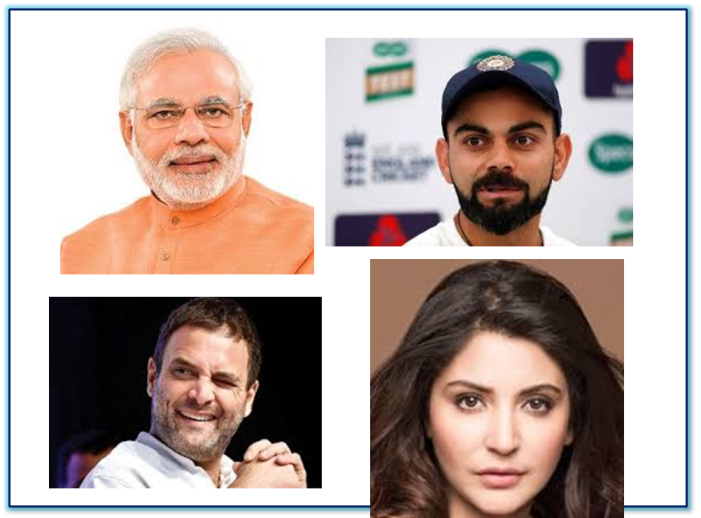
#> input picture Image Operation/Many_Faces.png, 701 x 518 px, found by its file name
$ python opencv1.py
#> lines starting #> are read from the running program, lines starting #| are printed output that depends on the picture
import cv2

img = cv2.imread('Many_Faces.PNG',0)
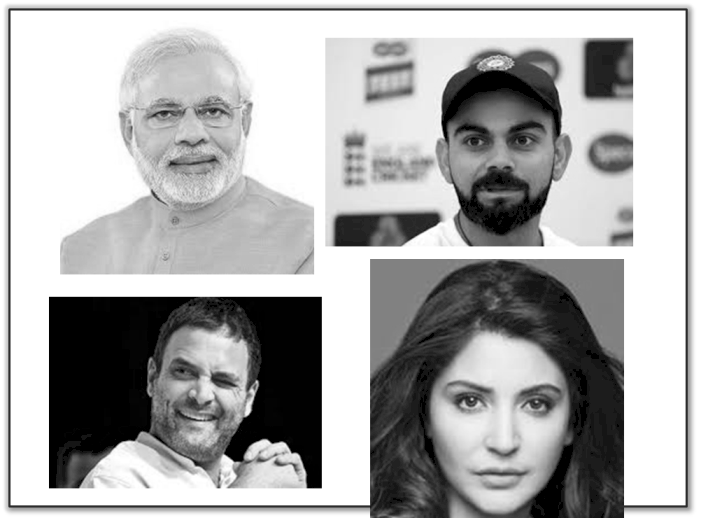
#> img: shape (518, 701); min 0, max 255, mean 171.1
# print(img)
cv2.imshow('Window1', img)
cv2.waitKey(0)

img1 = cv2.imread('Madhuri.JPG',1)
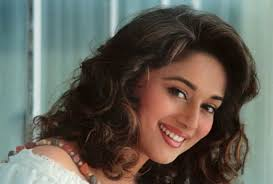
#> input picture Image Operation/Madhuri.jpg, 273 x 184 px, found by its file name
#> img1 is the input picture: shape (184, 273, 3); mean B, G, R 87.5, 96.5, 99.8
# print(img)
cv2.imshow('Window1', img1)
cv2.waitKey(0)

cv2.destroyAllWindows()
